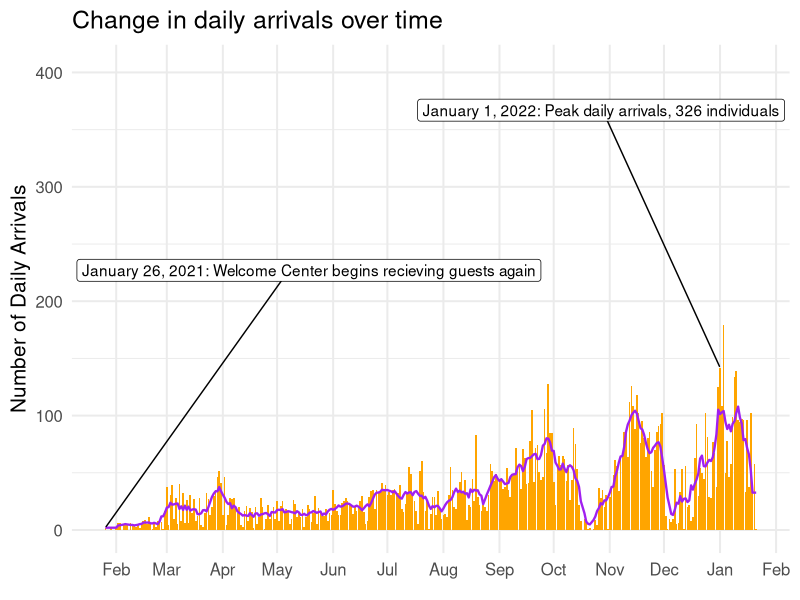
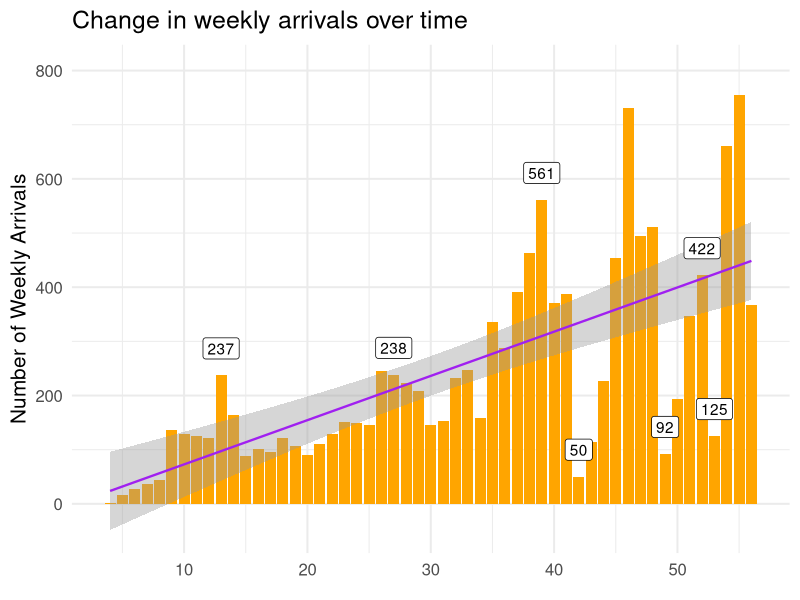
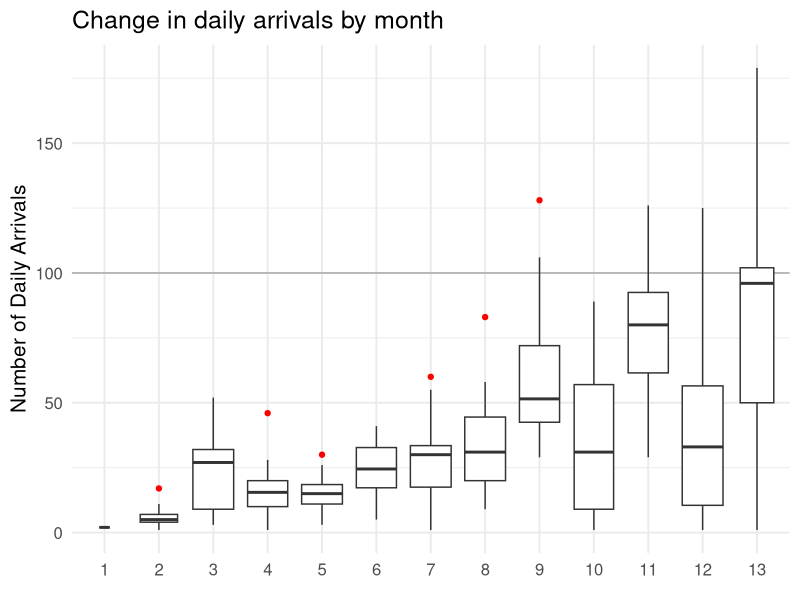
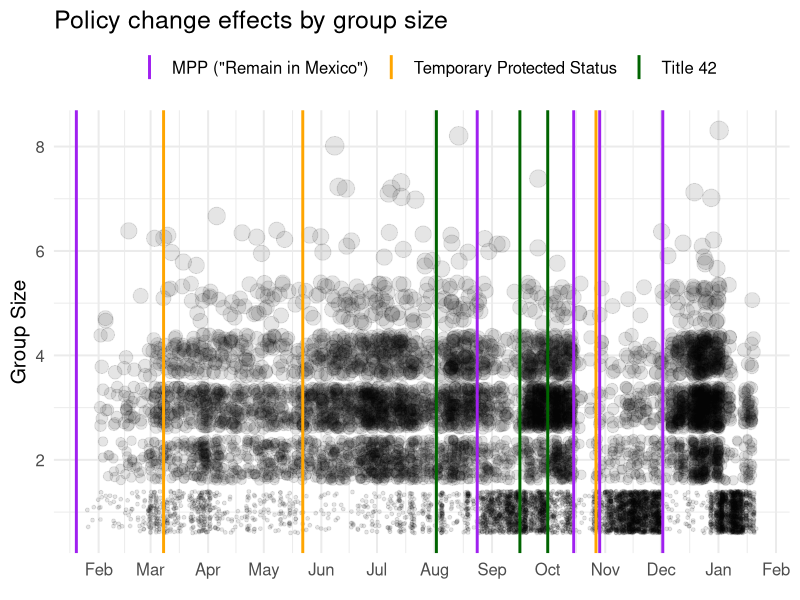
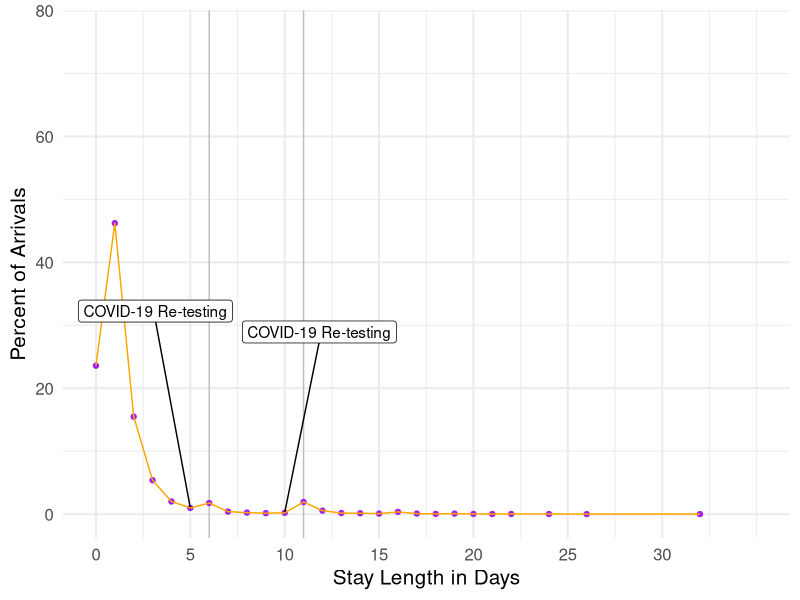
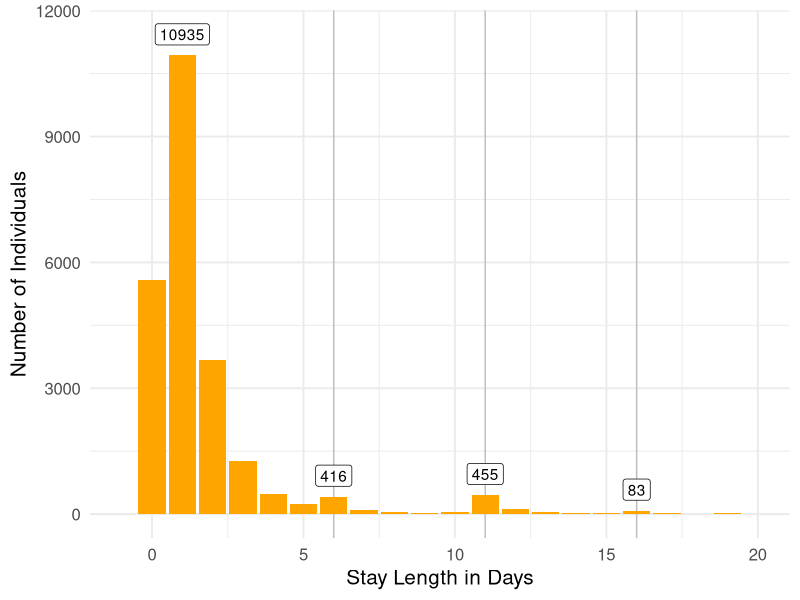
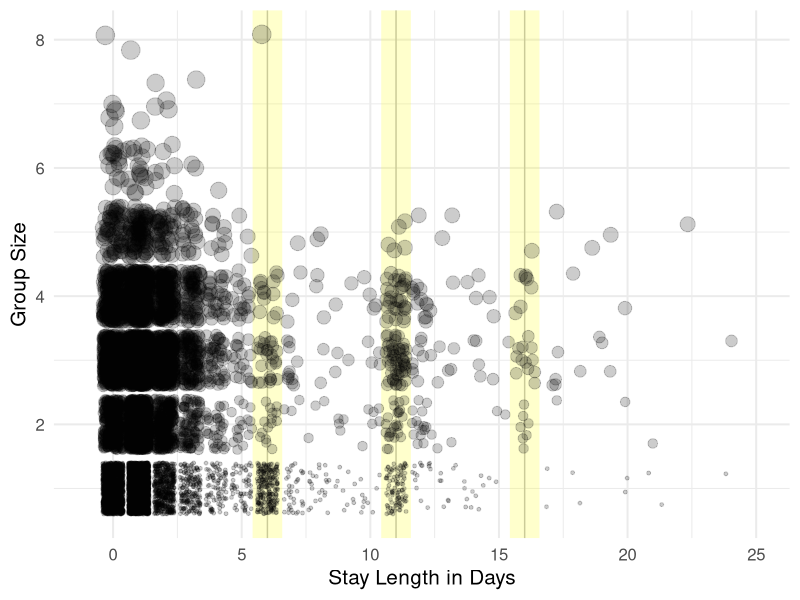
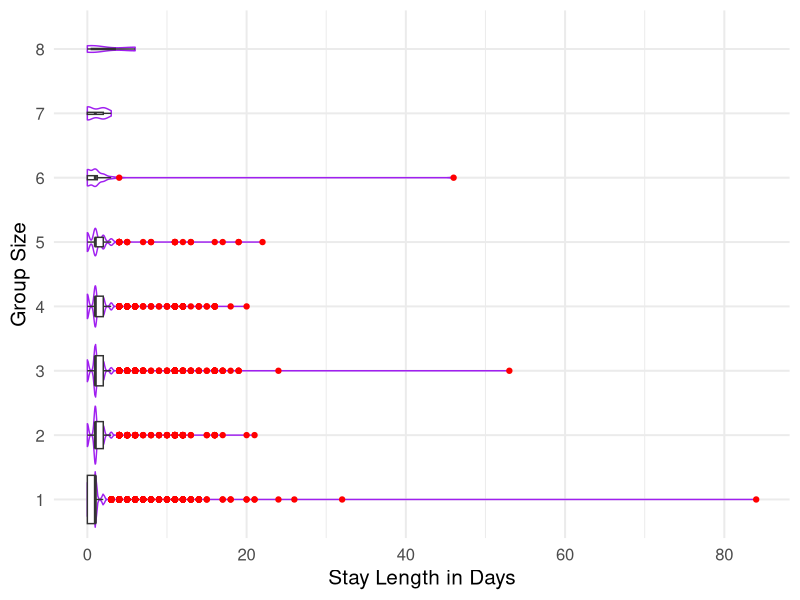

R code for these plots, in order:
## ---- chunk 1
library(knitr)
library(ggrepel)
library(ggthemes)
library(tidyverse)
opts_chunk$set(echo = TRUE, message = FALSE, warning = FALSE)
## ---- chunk 2

arrivals_7_day <- read_csv("data/arrival_date_counts_1.20.csv") %>%
  mutate(arrival_month = factor(arrival_month))

arrivals_wkly <- read_csv("data/arrival_week_counts_1.20.csv")

#individuals <- read_csv("data/individual_all_clean_1_20_22.csv") %>% 
  #rename("groupID" = ...1)

stay_len_perc <- read_csv("data/stay_length_percent_1_20_22.csv")

#stay_len_gps <- read_csv("data/stay_length_percent_gps_1_20_22.csv")

groups <- read_csv("data/group_all_clean_1_20_22.csv") %>%
  filter(stay_length >= 0) %>%
  select(arrival_date, number_in_party, stay_length)

policy_events <- read_csv("data/migration_policy_events_timeline_2021_ selected.csv", skip = 2) %>%
  mutate(date = parse_date(date, format = "%m/%d/%Y"),
         category = factor(category))

key_policy_events <- policy_events %>%
  filter(category %in% c('MPP ("Remain in Mexico")', 
                         'Title 42', 'Temporary Protected Status')) #, 'Detention'


## ---- chunk 3
# set plot theme
theme_set(theme_minimal(15))

# plot daily total arrivals (bars) and individual seven-day rolling mean (line)
arrivals_7_day %>%
ggplot(aes(x = arrival_date, y = n)) +
  geom_col(fill = 'orange') +
  geom_line(aes(y = seven_avg), 
            color = 'purple', size = .8) +
  geom_label_repel(aes(label = label),
                   nudge_y = 225,
                   na.rm = TRUE) +
  labs(title = "Change in daily arrivals over time",
       x = element_blank(), 
       y = "Number of Daily Arrivals") +
  scale_x_date(date_breaks = "1 month", 
               date_labels = "%b",
               date_minor_breaks = "1 year") # get rid of FEB on right
## ---- chunk 4
# weekly arrivals barplot with linear regression
arrivals_wkly %>%
  ggplot(aes(x = week_number, y = n)) +
  geom_bar(stat = "identity", 
           fill = 'orange') +
  geom_smooth(method = "lm", formula = y ~ x, 
              color = 'purple', size=.8) +
  geom_label(aes(label = label),
             nudge_y = 50,
             na.rm = TRUE) +
  labs(title = "Change in weekly arrivals over time", 
       x = element_blank(),
       y = "Number of Weekly Arrivals")
## ---- chunk 5
# Monthly arrivals boxplot
arrivals_7_day %>% #weekly arrivals by month boxplots
  ggplot(aes(x = arrival_month, y = n)) +
  geom_hline(yintercept = 100, color = "darkgrey") +
  geom_boxplot(varwidth = TRUE, 
               outlier.color = "red") +
  #geom_label(aes(label = arrivals_7_day %>% count(arrival_month) %>% pull(mean(n)))) +
  labs(title = "Change in daily arrivals by month", 
       x = element_blank(), 
       y = "Number of Daily Arrivals") 
## ---- chunk 6
# plot group size trends over time
groups %>% 
  ggplot(aes(x = arrival_date, 
             y = number_in_party)) +
  geom_jitter(aes(size = number_in_party), 
              alpha = .1, na.rm = TRUE, 
              show.legend = FALSE) +
    geom_vline(data = key_policy_events, 
             aes(xintercept = date, 
                 color = category),
             na.rm = TRUE,
             size =1) +
  scale_color_manual(values = c("purple", "orange", "darkgreen")) +
  scale_x_date(date_breaks="1 month", 
               date_labels="%b") +
  labs(title = "Policy change effects by group size",
       x = element_blank(), 
       y = "Group Size",
       color = element_blank()) +
  theme(legend.position = "top")

## ---- chunk 7
# plot stay length percentages
stay_len_perc %>%
  ggplot(aes(x = stay_length, 
             y = percent)) +
  geom_vline(xintercept = 6, size = .5, color = "grey") +
  geom_vline(xintercept = 11, size = .5, color = "grey") +
  geom_point(color = "purple", group = 1, na.rm = TRUE) +
  geom_line(color = "orange", na.rm = TRUE) +
  geom_label_repel(aes(label = label), 
                   nudge_y = 30,
                   na.rm = TRUE) + 
  labs(x = "Stay Length in Days", 
       y = "Percent of Arrivals") +
  scale_x_continuous(breaks = c(0, 5, 10 , 15, 20, 25, 30), 
                     limits = c(0,35))
## ---- chunk 8
# plot stay length counts
stay_len_perc %>% #filter out mistakes in recording year (negative values)
  ggplot(aes(x = stay_length, y = n)) +
  geom_vline(xintercept = 6, size = .5, color = "grey") +
  geom_vline(xintercept = 11, size = .5, color = "grey") +
  geom_vline(xintercept = 16, size = .5, color = "grey") +
  geom_col(fill = "orange", 
           na.rm = TRUE) +
  geom_label(aes(label = peak),
             nudge_y = 500,
             na.rm = TRUE) +
  labs(x = "Stay Length in Days", 
       y = "Number of Individuals") +
  scale_x_continuous(breaks = c(0, 5, 10 , 15, 20), 
                     limits = c(-1, 20))
## ---- chunk 9
# Look at distribution of group sizes for stays from 0-30 days
groups %>% 
  ggplot(aes(x = stay_length, 
             y = number_in_party)) +
  geom_vline(xintercept = 6, size = .5, color = "grey") +
  geom_vline(xintercept = 11, size = .5, color = "grey") +
  geom_vline(xintercept = 16, size = .5, color = "grey") +
  geom_vline(xintercept = 6, size = 10, alpha = .2, color = "yellow") +
  geom_vline(xintercept = 11, size = 10, alpha = .2, color = "yellow") +
  geom_vline(xintercept = 16, size = 10, alpha = .2, color = "yellow") +
  geom_jitter(aes(size = number_in_party), 
              show.legend = FALSE, 
              alpha = .2, na.rm = TRUE) +
  xlim(-1, 25) +   # align x-axis
  labs(y = "Group Size", 
       x = "Stay Length in Days")
## ---- chunk 10
# box plots of stay lengths for various group sizes
groups  %>% 
  ggplot(aes(x = stay_length, 
             y = factor(number_in_party))) +
  geom_violin(aes(group = number_in_party), 
              color = "purple") +
  geom_boxplot(varwidth = TRUE, 
               outlier.color = "red")  + # zoom in on plot because there are a few distant outliers
  labs(x = "Stay Length in Days",
       y = "Group Size") 
